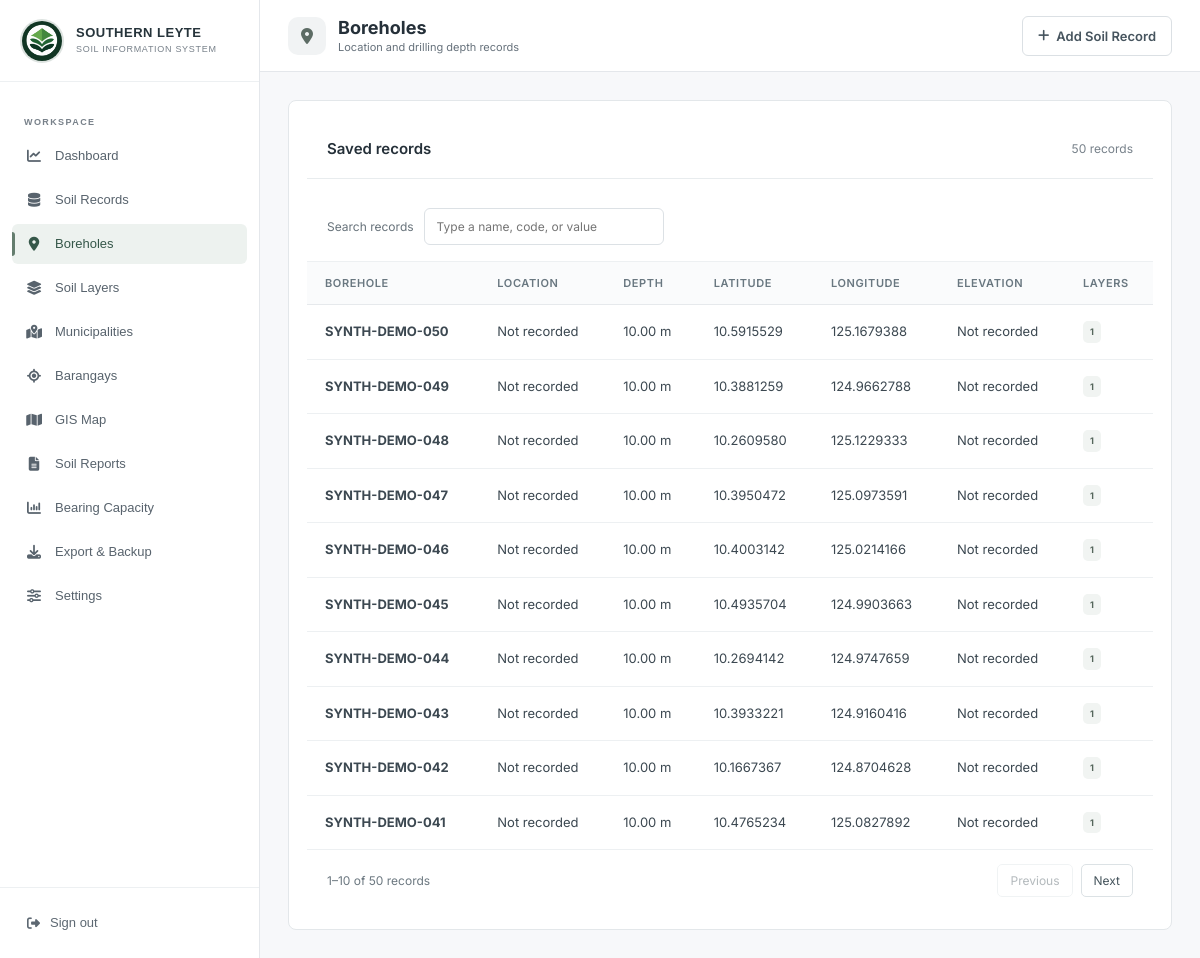
/views/admin/boreholes.php (signed in), run on the app's committed database.
### tables this page shows
CREATE TABLE boreholes (
    borehole_id INT UNSIGNED AUTO_INCREMENT PRIMARY KEY,
    borehole_code VARCHAR(50) NOT NULL UNIQUE,
    municipality_id INT UNSIGNED NULL,
    barangay_id INT UNSIGNED NULL,
    borehole_depth_m DECIMAL(8,2) NOT NULL,
    latitude DECIMAL(10,7) NOT NULL,
    longitude DECIMAL(10,7) NOT NULL,
    elevation_m DECIMAL(8,2) NULL,
    created_at TIMESTAMP DEFAULT CURRENT_TIMESTAMP,
    updated_at TIMESTAMP DEFAULT CURRENT_TIMESTAMP
        ON UPDATE CURRENT_TIMESTAMP,

    CONSTRAINT fk_borehole_municipality
        FOREIGN KEY (municipality_id)
        REFERENCES municipalities(municipality_id)
        ON UPDATE CASCADE
        ON DELETE SET NULL,

    CONSTRAINT fk_borehole_barangay
        FOREIGN KEY (barangay_id)
        REFERENCES barangays(barangay_id)
        ON UPDATE CASCADE
        ON DELETE SET NULL,

    CONSTRAINT chk_borehole_depth
        CHECK (borehole_depth_m > 0),

    CONSTRAINT chk_latitude
        CHECK (latitude BETWEEN -90 AND 90),

    CONSTRAINT chk_longitude
        CHECK (longitude BETWEEN -180 AND 180)
);

### views/admin/boreholes.php (called while the page is built)
<?php
$activePage = 'boreholes';
require __DIR__ . '/admin_data_page.php';

### app/Support/View.php (called while the page is built, shortened)
<?php
final class View
{
    public static function escape($value): string
    {
        return htmlspecialchars((string) $value, ENT_QUOTES, 'UTF-8');
    }
}

### config/autoload.php (called while the page is built, shortened)
<?php
spl_autoload_register(static function (string $class): void {
    $namespaces = [
        'App\\' => __DIR__ . '/../app/',
        'Config\\' => __DIR__ . '/',
    ];
    foreach ($namespaces as $namespacePrefix => $baseDirectory) {
        if (strncmp($class, $namespacePrefix, strlen($namespacePrefix)) !== 0) {
            continue;
        }
        $relativeClass = substr($class, strlen($namespacePrefix));
        $relativePath = str_replace('\\', DIRECTORY_SEPARATOR, $relativeClass);
        $classFile = $baseDirectory . $relativePath . '.php';
        return;
    }
});

### app/Models/GeotechnicalRepository.php (called while the page is built, shortened)
<?php
final class GeotechnicalRepository
{
    private PDO $database;
    public function __construct(PDO $database)
    {
        $this->database = $database;
        require_once __DIR__ . '/geotechnical_data.php';
    }
    public function recentBoreholes(?int $limit = 50): array
    {
        return sbcis_fetch_recent_boreholes($this->database, $limit);
    }
}

### app/Models/geotechnical_data.php (called while the page is built, shortened)
<?php
function sbcis_fetch_recent_boreholes(PDO $db, ?int $limit = 50): array
{
    $limitClause = $limit === null ? '' : 'LIMIT :limit';
    $stmt = $db->prepare("
        SELECT
            b.borehole_id,
            b.borehole_code,
            b.borehole_depth_m,
            b.latitude,
            b.longitude,
            b.elevation_m,
            m.municipality_name,
            br.barangay_name,
            COUNT(sl.soil_layer_id) AS layer_count
        FROM boreholes b
        LEFT JOIN municipalities m ON b.municipality_id = m.municipality_id
        LEFT JOIN barangays br ON b.barangay_id = br.barangay_id
        LEFT JOIN soil_layers sl ON b.borehole_id = sl.borehole_id
        GROUP BY b.borehole_id
        ORDER BY b.created_at DESC, b.borehole_id DESC
        {$limitClause}
    ");
    $stmt->execute();
    return $stmt->fetchAll(PDO::FETCH_ASSOC);
}

### views/admin/admin_data_page.php (the view, shortened to what this page needs)
<?php
$pages = [
    'boreholes' => [
        'title' => 'Boreholes',
        'subtitle' => 'Location and drilling depth records',
        'icon' => 'fa-location-dot',
        'eyebrow' => 'LOCATION DATA',
    ],
    'soil_layers' => [
        'title' => 'Soil Layers',
        'subtitle' => 'Geotechnical layer descriptions and SPT values',
        'icon' => 'fa-layer-group',
        'eyebrow' => 'SOIL DATA',
    ],
    'municipalities' => [
        'title' => 'Municipalities',
        'subtitle' => 'Municipalities and cities with saved borehole records',
        'icon' => 'fa-map-location-dot',
        'eyebrow' => 'LOCATION DATA',
    ],
    'barangays' => [
        'title' => 'Barangays',
        'subtitle' => 'Barangays with saved borehole records',
        'icon' => 'fa-location-crosshairs',
        'eyebrow' => 'LOCATION DATA',
    ],
    'soil_reports' => [
        'title' => 'Soil Reports',
        'subtitle' => 'Summary of boreholes, soil layers, and capacities',
        'icon' => 'fa-file-lines',
        'eyebrow' => 'REPORTS',
    ],
    'bearing_capacity' => [
        'title' => 'Bearing Capacity',
        'subtitle' => 'Recorded soil bearing capacity by borehole layer',
        'icon' => 'fa-chart-column',
        'eyebrow' => 'REPORTS',
    ],
];
$activePage = $activePage ?? 'boreholes';
$page = $pages[$activePage] ?? $pages['boreholes'];
$rows = [];
try {
    $db = Connection::get();
    switch ($activePage) {
        case 'boreholes':
        default:
            $rows = (new GeotechnicalRepository($db))->recentBoreholes(null);
            break;
    }
} catch (Throwable $e) {
    $databaseError = $e->getMessage();
}
$escape = [View::class, 'escape'];
?>
<!DOCTYPE html>
<html lang="en">
<head>
    <link rel="stylesheet" href="https://cdnjs.cloudflare.com/ajax/libs/font-awesome/6.5.2/css/all.min.css">
    <link rel="stylesheet" href="../../src/css/admin_dashb.css">
<link rel="stylesheet" href="../../src/css/admin_simple.css">
</head>
<body>
    <?php $sidebarPage = $activePage . '.php'; require __DIR__ . '/sidebar.php'; ?>
    <div class="main">
        <header class="topbar">
            <div class="topbar-title">
                <div class="topbar-title-icon">
                    <i class="fa-solid <?= $escape($page['icon']) ?>"></i>
                </div>
                <div>
                    <h1><?= $escape($page['title']) ?></h1>
                    <p><?= $escape($page['subtitle']) ?></p>
                </div>
            </div>
            <div class="topbar-actions">
                <a href="soil_records.php?new=1" class="public-site">
                    <i class="fa-solid fa-plus"></i>
                    <span>Add Soil Record</span>
                </a>
            </div>
        </header>
        <main class="content">
            <section class="panel">
                <div class="panel-header">
                    <h3>Saved records</h3>
                    <span><?= number_format(count($rows)) ?> records</span>
                </div>
                <?php if ($rows): ?>
                    <div class="table-wrap">
                        <table>
                            <thead>
                                <?php if ($activePage === 'soil_layers'): ?>
                                    <tr><th>Borehole</th><th>Layer</th><th>Soil Type</th><th>Class</th><th>Description</th><th>Depth</th><th>SPT N</th><th>Capacity</th></tr>
                                <?php elseif ($activePage === 'municipalities'): ?>
                                    <tr><th>Municipality / City</th><th>Boreholes</th><th>Soil Layers</th></tr>
                                <?php elseif ($activePage === 'barangays'): ?>
                                    <tr><th>Barangay</th><th>Municipality</th><th>Boreholes</th><th>Soil Layers</th></tr>
                                <?php elseif ($activePage === 'soil_reports'): ?>
                                    <tr><th>Borehole</th><th>Location</th><th>Borehole Depth</th><th>Layers</th><th>Layer Range</th><th>Highest Capacity</th></tr>
                                <?php elseif ($activePage === 'bearing_capacity'): ?>
                                    <tr><th>Borehole</th><th>Layer</th><th>Soil Type</th><th>Depth</th><th>SPT N</th><th>Bearing Capacity</th></tr>
                                <?php else: ?>
                                    <tr><th>Borehole</th><th>Location</th><th>Depth</th><th>Latitude</th><th>Longitude</th><th>Elevation</th><th>Layers</th></tr>
                                <?php endif; ?>
                            </thead>
                            <tbody>
                                <?php foreach ($rows as $row): ?>
                                    <?php if ($activePage === 'soil_layers'): ?>
                                        <tr>
                                            <td><strong><?= $escape($row['borehole_code']) ?></strong></td>
                                            <td><?= number_format((int) $row['layer_number']) ?></td>
                                            <td><?= $escape($row['soil_type']) ?></td>
                                            <td><?= $escape($row['soil_classification'] ?: 'Unclassified') ?></td>
                                            <td><?= $escape($row['soil_description'] ?: 'No description') ?></td>
                                            <td><?= $escape($row['depth_from_m']) ?> - <?= $escape($row['depth_to_m']) ?> m</td>
                                            <td><?= $escape($row['spt_n_value'] ?? 'Not recorded') ?></td>
                                            <td><?= $escape($row['bearing_capacity_kpa'] ?? 'Not recorded') ?><?= $row['bearing_capacity_kpa'] !== null ? ' kPa' : '' ?></td>
                                        </tr>
                                    <?php else: ?>
                                        <tr>
                                            <td><strong><?= $escape($row['borehole_code']) ?></strong></td>
                                            <td><?= $escape(trim(($row['barangay_name'] ?: '') . ', ' . ($row['municipality_name'] ?: ''), ', ') ?: 'Not recorded') ?></td>
                                            <td><?= $escape($row['borehole_depth_m']) ?> m</td>
                                            <td><?= $escape($row['latitude']) ?></td>
                                            <td><?= $escape($row['longitude']) ?></td>
                                            <td><?= $row['elevation_m'] !== null ? $escape($row['elevation_m']) . ' m' : 'Not recorded' ?></td>
                                            <td><span class="badge"><?= number_format((int) $row['layer_count']) ?></span></td>
                                        </tr>
                                    <?php endif; ?>
                                <?php endforeach; ?>
                            </tbody>
                        </table>
                    </div>
                <?php else: ?>
                    <div class="system-message">No records found for this page yet.</div>
                <?php endif; ?>
            </section>
        </main>
    </div>
</body>
</html>

### src/css/admin_dashb.css (style rules this page uses)
:root { --green-950: #06291f; --green-900: #0b3d2e; --green-800: #10553e; --green-700: #176b4d; --green-600: #2e8b57; --blue-600: #176b87; --soil: #a66a3f; --bg: #f4f7f5; --card: #ffffff; --border: #e3e9e5; --text: #1c2924; --muted: #71807a; --shadow: 0 12px 35px rgba(11, 61, 46, 0.08); --sidebar-width: 260px; }
* { box-sizing: border-box; margin: 0; padding: 0; }
html, body { width: 100%; min-height: 100%; }
body { font-family: "Inter", Arial, sans-serif; background: var(--bg); color: var(--text); }
a { color: inherit; text-decoration: none; }
.main { margin-left: 270px; transition: margin-left 0.25s ease; }
.main { margin-left: var(--sidebar-width); min-height: 100vh; }
.topbar { height: 72px; padding: 0 28px; background: #ffffff; border-bottom: 1px solid var(--border); display: flex; align-items: center; justify-content: space-between; position: sticky; top: 0; z-index: 900; }
.topbar-title { display: flex; align-items: center; gap: 12px; }
.topbar-title-icon { width: 38px; height: 38px; border-radius: 10px; display: grid; place-items: center; background: #e8f3ee; color: var(--green-700); }
.topbar-title h1 { font-size: 18px; font-weight: 700; }
.topbar-title p { margin-top: 2px; font-size: 11px; color: var(--muted); }
.topbar-actions { display: flex; align-items: center; gap: 10px; }
.public-site { display: inline-flex; align-items: center; gap: 7px; padding: 9px 13px; border: 1px solid var(--border); border-radius: 8px; color: var(--green-800); font-size: 12px; font-weight: 600; background: #ffffff; }
.content { padding: 28px; }
.panel { background: #ffffff; border: 1px solid var(--border); border-radius: 12px; padding: 18px; box-shadow: 0 4px 18px rgba(11, 61, 46, .035); }
.panel-header { display: flex; align-items: center; justify-content: space-between; margin-bottom: 13px; }
.panel-header h3 { font-size: 14px; }
.panel-header span { font-size: 10px; color: var(--muted); }
.table-wrap { overflow-x: auto; }
table { width: 100%; border-collapse: collapse; font-size: 11px; }
th { text-align: left; padding: 9px 8px; color: var(--muted); font-size: 9px; text-transform: uppercase; letter-spacing: .6px; border-bottom: 1px solid var(--border); white-space: nowrap; }
td { padding: 10px 8px; border-bottom: 1px solid #edf1ee; white-space: nowrap; }
.badge { display: inline-flex; padding: 4px 7px; border-radius: 5px; background: #edf6f1; color: var(--green-800); font-size: 9px; font-weight: 700; }

### src/css/admin_simple.css (style rules this page uses)
@media (min-width:801px) { .sidebar.admin-sidebar~.main { margin-left: 260px; } }
:root { --bg: #f7f8fa; --text: #253039; --muted: #66717b; --border: #e4e7eb; --shadow: none; }
body, .overview-page { background: #f7f8fa; color: #253039; --text: #253039; --muted: #66717b; --bg: #f7f8fa; font-family: Inter, Arial, sans-serif; }
.topbar, .overview-page .topbar { background: #fff; box-shadow: none; border-bottom: 1px solid #e4e7eb; }
.topbar-title-icon { background: #f1f3f4; color: #5d6c65; }
.content { max-width: 1600px; margin: auto; }
.ov-card, .ov-stat, .panel, .form-card { border: 1px solid #e3e7ea; border-radius: 8px; box-shadow: none; }
.ov-button.secondary, .public-site, .plain-button { background: #fff; color: #46545e; border: 1px solid #dbe0e4; border-radius: 6px; }
.ov-button, .public-site, .plain-button, .submit-button { min-height: 40px; font-size: 13px; padding: 10px 15px; cursor: pointer; }
.ov-card h3, .panel-header h3 { font-size: 15px; font-weight: 600; }
.panel-header { border-bottom: 1px solid #e8ecee; padding: 20px; }
.panel-header span { color: #77818a; font-size: 12px; }
.panel table, .ov-table { width: 100%; border-collapse: collapse; font-size: 13px; }
.panel table th, .ov-table th { background: #fafbfc; color: #697780; padding: 14px 18px; font-size: 11px; text-align: left; font-weight: 600; border-bottom: 1px solid #e6e9ec; }
.panel table td, .ov-table td { padding: 16px 18px; border-bottom: 1px solid #edf0f2; color: #3c4851; line-height: 1.5; }
.panel .badge { background: #f1f4f2; color: #55665b; border: 0; }
.main, .topbar-title, .topbar-title>div { min-width: 0; }

### data on the page
boreholes: borehole_code "SYNTH-DEMO-050", municipality_name "Not recorded", borehole_depth_m "10.00", latitude "10.5915529", longitude "125.1679388", layer_count "1"
boreholes: borehole_code "SYNTH-DEMO-049", municipality_name "Not recorded", borehole_depth_m "10.00", latitude "10.3881259", longitude "124.9662788", layer_count "1"
boreholes: borehole_code "SYNTH-DEMO-048", municipality_name "Not recorded", borehole_depth_m "10.00", latitude "10.2609580", longitude "125.1229333", layer_count "1"
boreholes: borehole_code "SYNTH-DEMO-047", municipality_name "Not recorded", borehole_depth_m "10.00", latitude "10.3950472", longitude "125.0973591", layer_count "1"
boreholes: borehole_code "SYNTH-DEMO-046", municipality_name "Not recorded", borehole_depth_m "10.00", latitude "10.4003142", longitude "125.0214166", layer_count "1"
boreholes: borehole_code "SYNTH-DEMO-045", municipality_name "Not recorded", borehole_depth_m "10.00", latitude "10.4935704", longitude "124.9903663", layer_count "1"
boreholes: borehole_code "SYNTH-DEMO-044", municipality_name "Not recorded", borehole_depth_m "10.00", latitude "10.2694142", longitude "124.9747659", layer_count "1"
boreholes: borehole_code "SYNTH-DEMO-043", municipality_name "Not recorded", borehole_depth_m "10.00", latitude "10.3933221", longitude "124.9160416", layer_count "1"
boreholes: borehole_code "SYNTH-DEMO-042", municipality_name "Not recorded", borehole_depth_m "10.00", latitude "10.1667367", longitude "124.8704628", layer_count "1"
boreholes: borehole_code "SYNTH-DEMO-041", municipality_name "Not recorded", borehole_depth_m "10.00", latitude "10.4765234", longitude "125.0827892", layer_count "1"

### other printed values
$label "Dashboard"
$label "Soil Records"
$label "Boreholes"
$label "Soil Layers"
$label "Municipalities"
$label "Barangays"
$label "GIS Map"
$label "Soil Reports"
$label "Bearing Capacity"
$label "Export & Backup"
$label "Settings"
$escape($page['title']) "Boreholes"
$escape($page['subtitle']) "Location and drilling depth records"
count($rows) "50"
